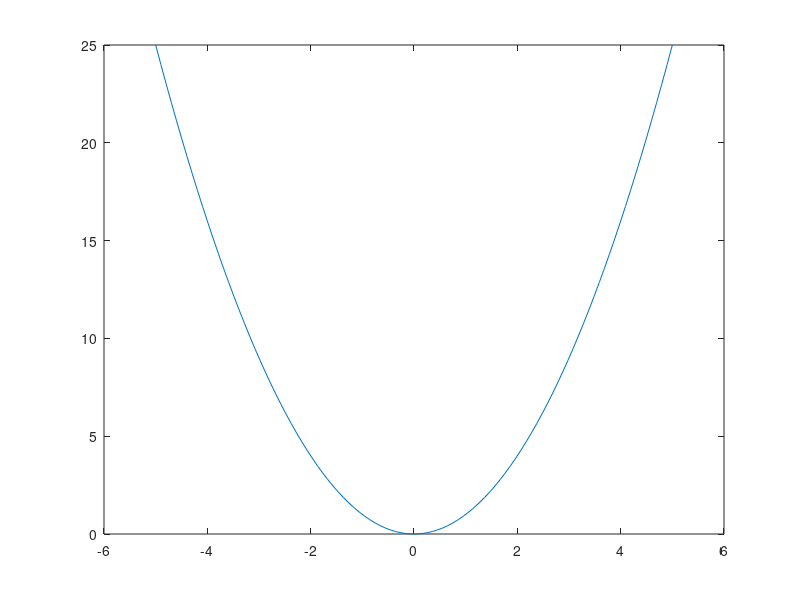

Reproduce this figure in MATLAB.
% Script showing a generating of data and displaying it as a function graph.
% Author: Chris B. Kirov
% Date: 13.09.2017  
clc
clear  
close all

iBeg = -5;
N = 100;
iEnd = 5;

x = linspace(iBeg, iEnd, N);                                % generate N equidistant points in the interval [iBeg, iEnd]. 

plot(x, x.^2);                                                         % display f(x) = x^2 for the generated range.
